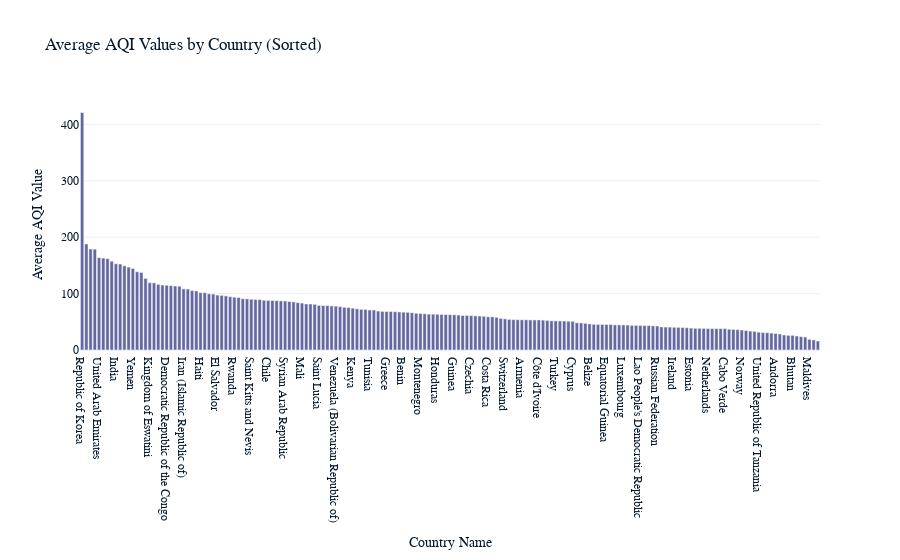

The code cell stored with this chart in its notebook:
### Code cell
# Aggregate AQI values by country
aqi_by_country = global_air_pollution_data_cleaned.groupby('country_name')['aqi_value'].mean().reset_index()

# Sort the data by AQI values
aqi_by_country = aqi_by_country.sort_values(by='aqi_value', ascending=False)

# Bar plot for AQI values by country
fig_aqi_country = px.bar(aqi_by_country, x='country_name', y='aqi_value', title='Average AQI Values by Country (Sorted)')
fig_aqi_country.update_layout(xaxis_title='Country Name', yaxis_title='Average AQI Value')

# Display the plot
fig_aqi_country.show()

### Figure 1 — Plotly figure (JSON) as saved in the notebook; plotly's stock layout.template omitted (floating-point values rounded to 4 significant figures; data arrays with more than 128 entries replaced by an {"elided": "..."} marker saying what was removed)
{"data": [{"alignmentgroup": "True", "hovertemplate": "country_name=%{x}<br>aqi_value=%{y}<extra></extra>", "legendgroup": "", "marker": {"color": "#6568a0", "pattern": {"shape": ""}}, "name": "", "offsetgroup": "", "orientation": "v", "showlegend": false, "textposition": "auto", "x": {"elided": "175 str values"}, "xaxis": "x", "y": {"elided": "175 float values"}, "yaxis": "y", "type": "bar"}], "layout": {"xaxis": {"anchor": "y", "domain": [0, 1], "title": {"text": "Country Name"}}, "yaxis": {"anchor": "x", "domain": [0, 1], "title": {"text": "Average AQI Value"}}, "legend": {"tracegroupgap": 0}, "title": {"text": "Average AQI Values by Country (Sorted)"}, "barmode": "relative"}}
